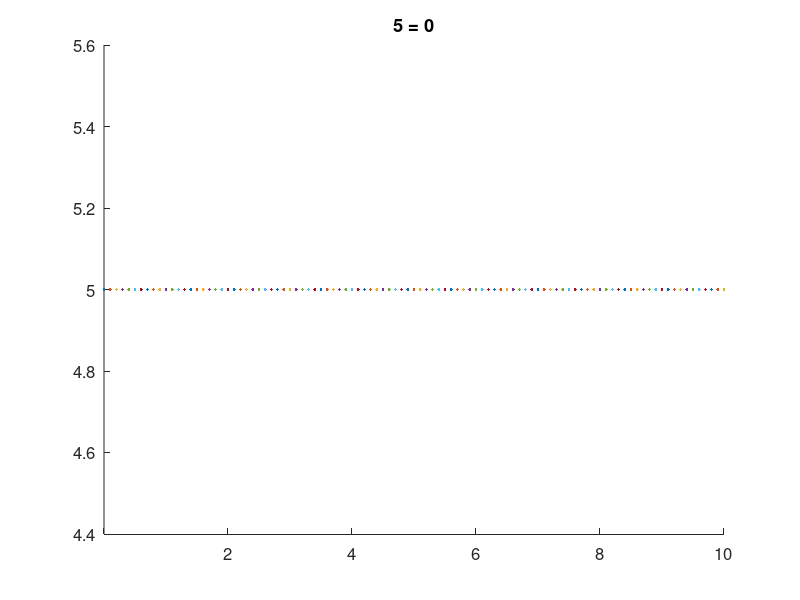

Write MATLAB code to recreate this figure.
clc;
eq = input('Enter an equation ( x): ', 's');
f = str2func(['@(x) ', eq]);
t = input('Enter tolerance: ');
 a = input('Enter first interval: ');
  b = input('Enter second interval: ');
itr = 30;
ans = [];
for i = 1:5
  if f(a)*f(b) < 0
    break;
  else
    fprintf('Root doesnot exist.\n')
  end
end
 c = (a*f(b) - b*f(a))/(f(b) - f(a));
 while(abs(c - b) > t || abs(c - a) > t)
  c = (a*f(b) - b*f(a))/(f(b) - f(a));
  ans = [c, ans];
  if abs(c - b) < t || abs(c - a) < t
    break;
  endif
  if f(a)*f(c) < 0
    b = c;
  elseif f(b)*f(c) < 0
    a = c;
  end
end
x = 0:0.1:10;
hold on
plot(x, f(x));
plot(c, f(c), 'or');
title([eq, ' = 0']);
titleFontSize = 16;
set(get(gca, 'title'), 'FontSize', titleFontSize);
axisLabelFontSize = 12;
set(gca, 'FontSize', axisLabelFontSize);
set(gca, 'xAxisLocation', 'origin');
fprintf('Root is %0.4f\n', c);
disp(ans');

